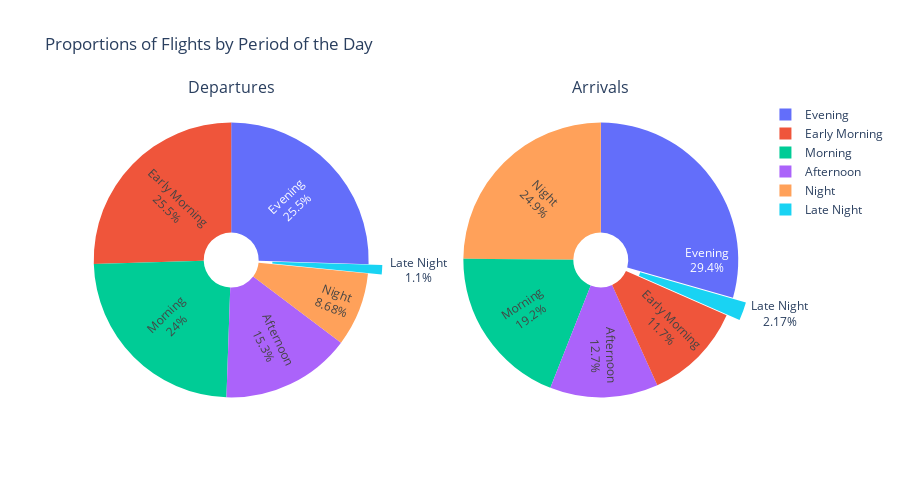

The cell this chart's notebook holds for it:
### Markdown cell above
Let’s also look at the proportions of the flights depending on the period of the day.

### Code cell
# Define subplot grid and plot types
fig = make_subplots(rows=1, cols=2, subplot_titles=("Departures", "Arrivals"),specs=[[{"type": "pie"}, {"type": "pie"}]])

# Create pie chart at first subplot location
labels = time_of_day['index']
values = time_of_day['dep_time_hour']

fig.add_trace(go.Pie(labels=labels, values=values, textinfo='label+percent',
                             insidetextorientation='radial',
                            hole=0.2,pull=[0, 0, 0, 0,0,0.1] ),
    row=1, col=1
)

# Create pie chart at second subplot location
labels_1 = time_of_day['index']
values_1 = time_of_day['arr_time_hour']

fig.add_trace(go.Pie(labels=labels_1, values=values_1, textinfo='label+percent',
                             insidetextorientation='radial',
                            hole=0.2,pull=[0, 0, 0, 0,0,0.1] ),
    row=1, col=2
)

# Set figure size and title
fig.update_layout(height=500, width=900, title_text="Proportions of Flights by Period of the Day")
fig.show()

### Figure 1 — Plotly figure (JSON) as saved in the notebook; plotly's stock layout.template omitted (floating-point values rounded to 4 significant figures)
{"data": [{"domain": {"x": [0, 0.45], "y": [0, 1]}, "hole": 0.2, "insidetextorientation": "radial", "labels": ["Early Morning", "Morning", "Afternoon", "Evening", "Night", "Late Night"], "pull": [0, 0, 0, 0, 0, 0.1], "textinfo": "label+percent", "type": "pie", "values": [76422, 72054, 45900, 76500, 26076, 3307]}, {"domain": {"x": [0.55, 1], "y": [0, 1]}, "hole": 0.2, "insidetextorientation": "radial", "labels": ["Early Morning", "Morning", "Afternoon", "Evening", "Night", "Late Night"], "pull": [0, 0, 0, 0, 0, 0.1], "textinfo": "label+percent", "type": "pie", "values": [34988, 57512, 38217, 88361, 74664, 6517]}], "layout": {"annotations": [{"font": {"size": 16}, "showarrow": false, "text": "Departures", "x": 0.225, "xanchor": "center", "xref": "paper", "y": 1, "yanchor": "bottom", "yref": "paper"}, {"font": {"size": 16}, "showarrow": false, "text": "Arrivals", "x": 0.775, "xanchor": "center", "xref": "paper", "y": 1, "yanchor": "bottom", "yref": "paper"}], "height": 500, "title": {"text": "Proportions of Flights by Period of the Day"}, "width": 900}}
